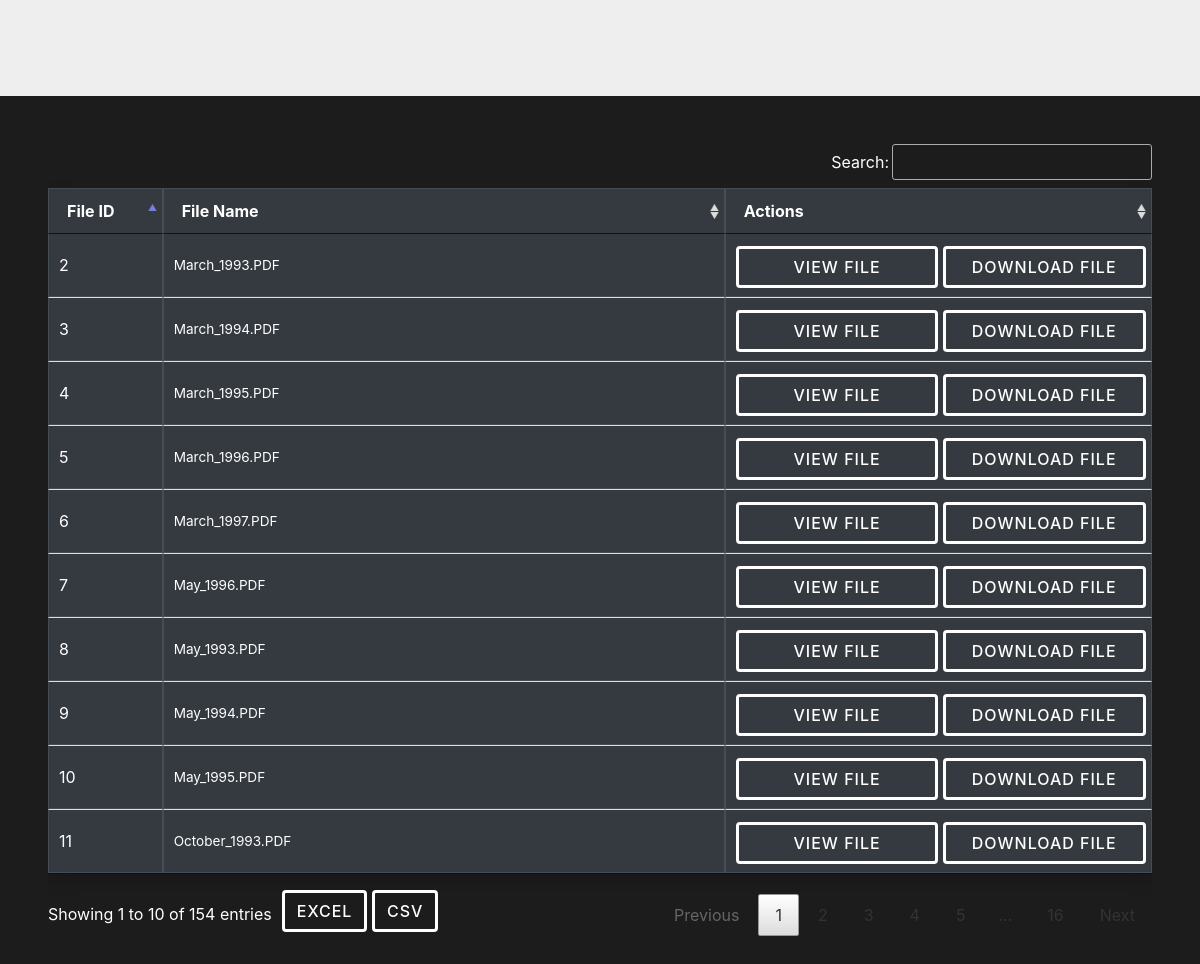
Screenshot of /gradlist.php (signed in) with the database file from the repository.
### tables this page shows
CREATE TABLE IF NOT EXISTS `filelist_grad` (
  `file_id` int(11) NOT NULL AUTO_INCREMENT,
  `filename` varchar(75) DEFAULT NULL,
  PRIMARY KEY (`file_id`)
);

### resource/php/class/viewtable.php (the view, shortened to what this page needs)
<?php
class viewtable extends config{
public function viewGradlist(){
  $con = $this->con();
  $sql = "SELECT * FROM `filelist_grad`";
  $data= $con->prepare($sql);
  $data->execute();
  $result = $data->fetchAll(PDO::FETCH_ASSOC);
  echo "<div class='table-responsive'>";
  echo "<table id='scholartable' class='table-dark table-bordered shadow display mb-3' width='100%'>";
  echo "<thead class='thead-dark'>";
  echo "<th class='d-none d-sm-table-cell'>File ID</th>";
  echo "<th>File Name</th>";
  echo "<th>Actions</th>";
  echo "</thead>";
  foreach ($result as $data) {
  echo "<tr class='bg-dark'>";
  echo "<td class='bg-dark' >$data[file_id]</td>";
  echo "<td style='font-size: 85%;'>$data[filename]</td>";
  echo "<td>
            <a href='./resource/uploads/$data[filename]' target='__new' class='btn btn-info col-6 mt-1'>View File</a>
            <a href='./resource/uploads/$data[filename]' class='btn btn-primary col-6 mt-1'  download>Download File</a>
        </td>";
  echo "</tr>";
  }
  echo "</table>";
}
}

### gradlist.php (shortened to what this page needs)
<?php
$viewtable = new viewtable();
?>
<!DOCTYPE html>
<html lang="en">
<head>
  <link rel="stylesheet" type="text/css" href="vendor/css/bootstrap.min.css">
  <link rel="stylesheet" type="text/css" href="resource/css/styles.css">
  <link rel="stylesheet" type="text/css" href="vendor/css/bootstrap-select.min.css">
  <link rel="stylesheet" type="text/css" href="vendor/css/dataTables.css">
  <link rel="stylesheet" type="text/css" href="resource/css/table.css">
</head>
<body>
  <div class="container-fluid container-main puff-in-center p-5">
    <?php $viewtable->viewGradlist(); ?>
  </div>
</body>
</body>
</html>

### resource/css/styles.css (style rules this page uses)
.puff-in-center { -webkit-animation: puff-in-center 0.7s cubic-bezier(0.470, 0.000, 0.745, 0.715) both; animation: puff-in-center 0.7s cubic-bezier(0.470, 0.000, 0.745, 0.715) both; }

### resource/css/table.css (style rules this page uses)
* { padding:0; margin:0; }
html, body, .intro { height: 100%; color:white; }
.container-main { background-color: #1c1c1c; }
table td, table th { text-overflow: ellipsis; white-space: nowrap; }
body { background-color: #eee; }
.btn { border: none; font-family: inherit; font-size: inherit; color: inherit; background: none; cursor: pointer; display: inline-block; text-transform: uppercase; letter-spacing: 1px; font-weight: 500; outline: none; position: relative; -webkit-transition: all 1s; -moz-transition: all 1s; transition: all 1s; }
.btn { border: 3px solid white; color: white; }
.btn::after { content: ''; position: absolute; z-index: -1; -webkit-transition: all 1s; -moz-transition: all 1s; transition: all 1s; }
.btn:after { width: 0%; height: 100%; top: 0; left: 0; background: red; }

### rows the page displays
filelist_grad: file_id "2", filename "March_1993.PDF"
filelist_grad: file_id "3", filename "March_1994.PDF"
filelist_grad: file_id "4", filename "March_1995.PDF"
filelist_grad: file_id "5", filename "March_1996.PDF"
filelist_grad: file_id "6", filename "March_1997.PDF"
filelist_grad: file_id "7", filename "May_1996.PDF"
filelist_grad: file_id "8", filename "May_1993.PDF"
filelist_grad: file_id "9", filename "May_1994.PDF"
filelist_grad: file_id "10", filename "May_1995.PDF"
filelist_grad: file_id "11", filename "October_1993.PDF"
